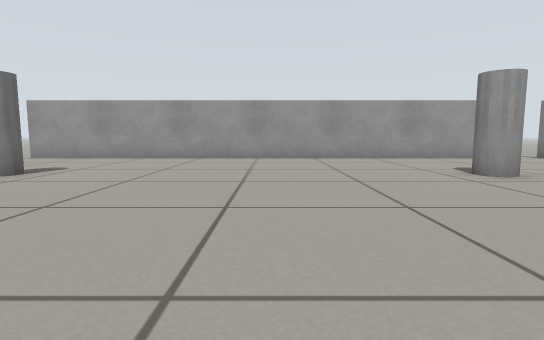
View 1 (above)

15 first-person views from a walk through a Gazebo world. The camera is 0.39 m above the floor, tilts 6° down and sees 80° across. The floor is counted in squares, 0.5 m on a side. Each view is taken from the middle of a square. On the plan, view 1 faces up. The plan holds only what a view shows up to about 11 squares ahead; the rest is blank.

View 2
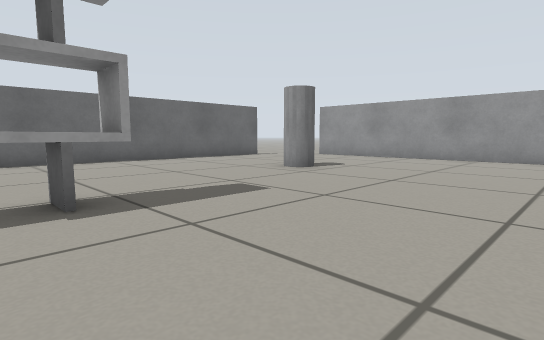

View 3
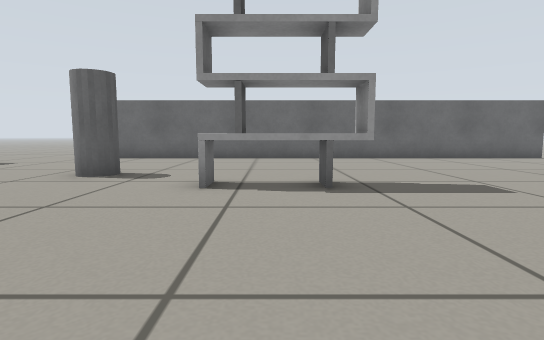

View 4
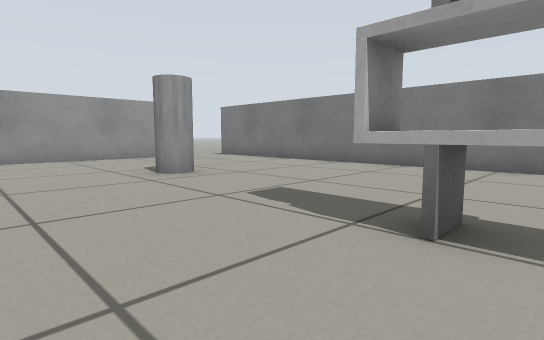

View 5
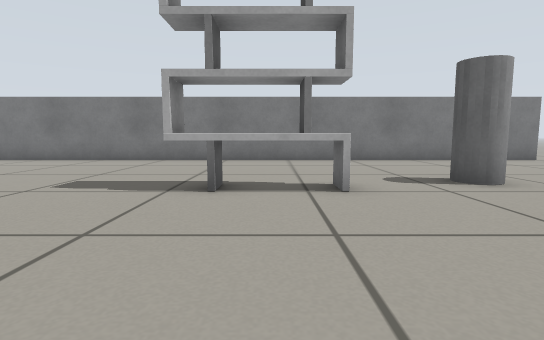

View 6
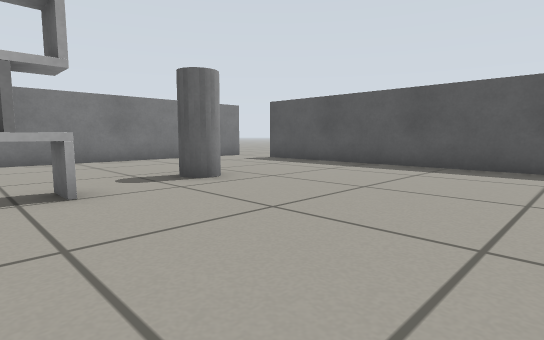

View 7
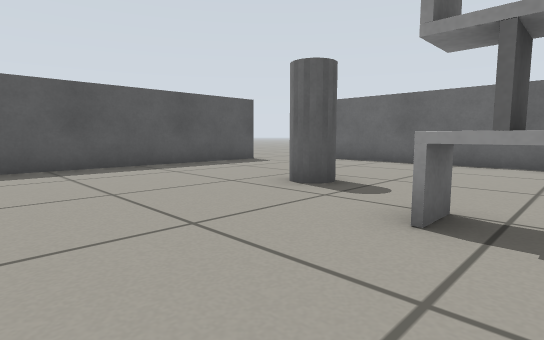

View 8
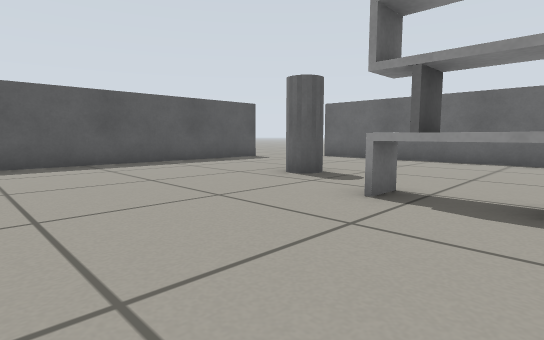

View 9
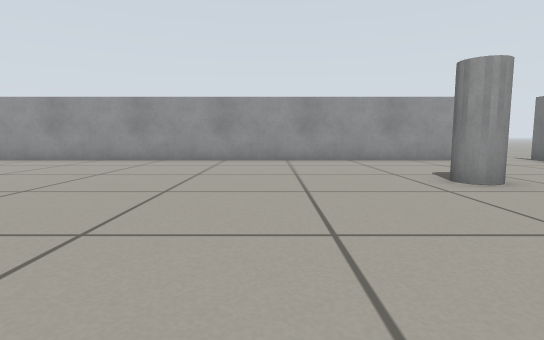

View 10
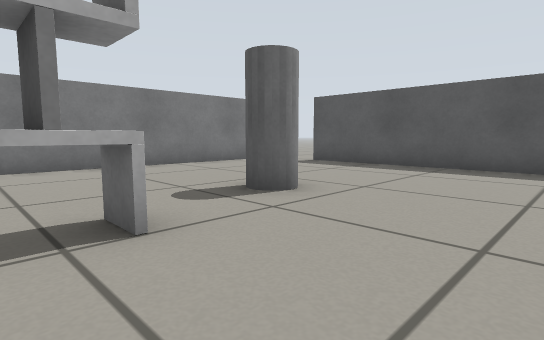

View 11
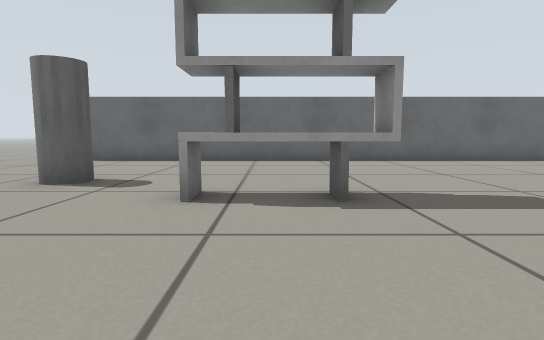

View 12
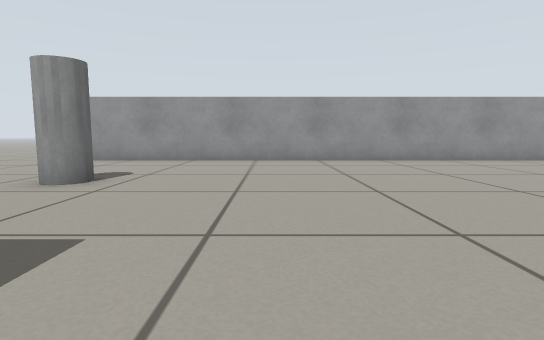

View 13
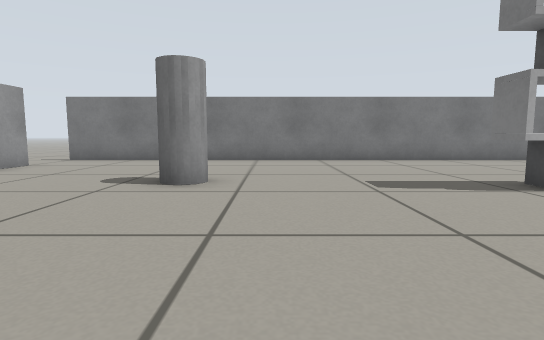

View 14
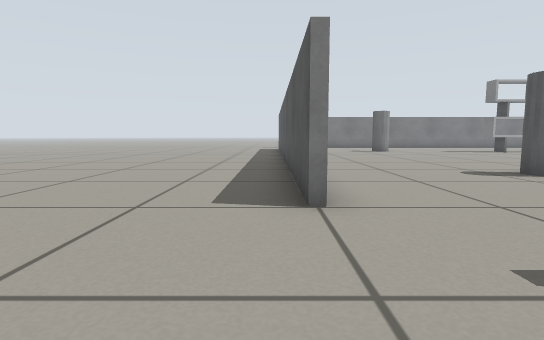

View 15
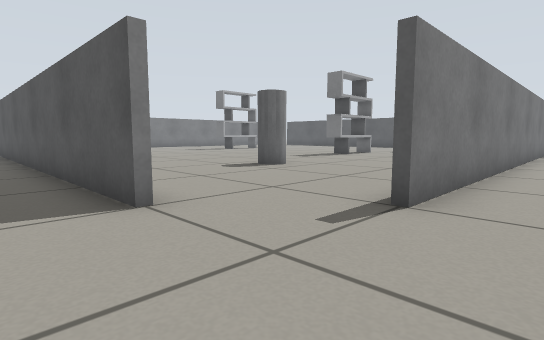

### Floor plan
Points are (right, up) in squares from view 1. A wall is a line through its corners. A room is listed if a view was taken in it or the views show most of it. See-through windows are left out.
Room 1 (views 1, 2, 3, 4, 5, 6, 7, 8, 9, 10, 11, 12, 13)
walls: (7.5, 11.4) (-7.8, 11.4); (-10.4, 8.8) (-10.4, -6.4); (-8.6, 11.6) (2.4, 11.6); (-8.4, -8.4) (7.5, -8.4); (9.4, -8.6) (9.4, 11.5)
ways out: opening at (-8.7, 11.3) to room 2; opening at (-9.5, -7); opening at (8.5, -8); opening at (10, 12.5)
objects: grey cylinder (-6, -4) to (-5, -3); grey cylinder (-6, 6) to (-5, 7); shelf (-4, -1) to (-4, 1); grey cylinder (4, -4) to (5, -3); shelf (4, -1) to (4, 1); grey cylinder (4, 6) to (5, 7)
Room 2 (views 14, 15)
walls: (-10.6, -1.4) (-10.6, 9.5)
ways out: opening at (-8.7, 11.3) to room 1

Where each view was taken, in squares from view 1:
view 1: 0 up, 0 right, facing up
view 2: 0 up, 0 right, facing up-left
view 3: 0 up, 1 right, facing left
view 4: 0 up, 1 right, facing up-right
view 5: 0 up, 1 left, facing right
view 6: 0 up, 1 left, facing down-right
view 7: 0 up, 1 left, facing down-left
view 8: 1 up, 0 right, facing down-left
view 9: 1 up, 1 right, facing up
view 10: 0 up, 1 right, facing down-right
view 11: 0 up, 0 right, facing left
view 12: 1 up, 2 left, facing up
view 13: 5 up, 1 left, facing right
view 14: 12 up, 12 left, facing right
view 15: 13 up, 12 left, facing down-right
